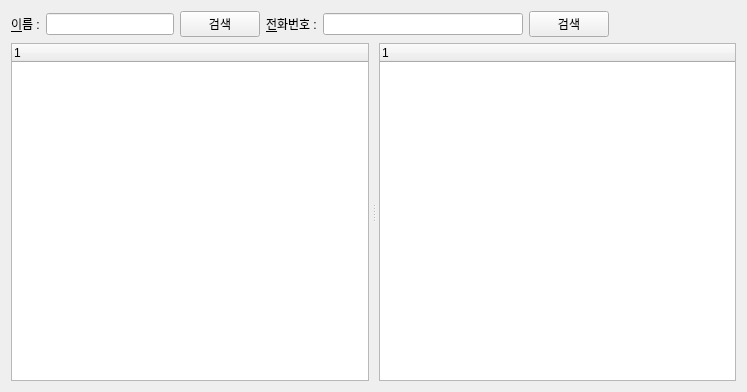
<?xml version="1.0" encoding="UTF-8"?>
<ui version="4.0">
 <class>MainWidget</class>
 <widget class="QWidget" name="MainWidget">
  <property name="geometry">
   <rect>
    <x>0</x>
    <y>0</y>
    <width>747</width>
    <height>392</height>
   </rect>
  </property>
  <property name="windowTitle">
   <string>MainWidget</string>
  </property>
  <layout class="QGridLayout" name="gridLayout">
   <item row="1" column="0">
    <widget class="QSplitter" name="splitter">
     <property name="orientation">
      <enum>Qt::Horizontal</enum>
     </property>
     <property name="handleWidth">
      <number>10</number>
     </property>
     <widget class="QTreeWidget" name="client_treeWidget">
      <column>
       <property name="text">
        <string notr="true">1</string>
       </property>
      </column>
     </widget>
     <widget class="QTreeWidget" name="operation_treeWidget">
      <column>
       <property name="text">
        <string notr="true">1</string>
       </property>
      </column>
     </widget>
    </widget>
   </item>
   <item row="0" column="0">
    <layout class="QHBoxLayout" name="horizontalLayout">
     <item>
      <widget class="QLabel" name="name_label">
       <property name="text">
        <string>&amp;이름 :</string>
       </property>
       <property name="buddy">
        <cstring>name_lineEdit</cstring>
       </property>
      </widget>
     </item>
     <item>
      <widget class="QLineEdit" name="name_lineEdit">
       <property name="minimumSize">
        <size>
         <width>100</width>
         <height>0</height>
        </size>
       </property>
       <property name="maximumSize">
        <size>
         <width>300</width>
         <height>16777215</height>
        </size>
       </property>
      </widget>
     </item>
     <item>
      <widget class="QPushButton" name="name_pushButton">
       <property name="text">
        <string>검색</string>
       </property>
      </widget>
     </item>
     <item>
      <widget class="QLabel" name="phoneNumber_label">
       <property name="text">
        <string>&amp;전화번호 :</string>
       </property>
       <property name="buddy">
        <cstring>phoneNumber_lineEdit</cstring>
       </property>
      </widget>
     </item>
     <item>
      <widget class="QLineEdit" name="phoneNumber_lineEdit">
       <property name="minimumSize">
        <size>
         <width>200</width>
         <height>0</height>
        </size>
       </property>
       <property name="maximumSize">
        <size>
         <width>300</width>
         <height>16777215</height>
        </size>
       </property>
      </widget>
     </item>
     <item>
      <widget class="QPushButton" name="phoneNumber_pushButton">
       <property name="text">
        <string>검색</string>
       </property>
      </widget>
     </item>
     <item>
      <spacer name="horizontalSpacer">
       <property name="orientation">
        <enum>Qt::Horizontal</enum>
       </property>
       <property name="sizeHint" stdset="0">
        <size>
         <width>13</width>
         <height>20</height>
        </size>
       </property>
      </spacer>
     </item>
    </layout>
   </item>
  </layout>
 </widget>
 <layoutdefault spacing="6" margin="11"/>
 <resources/>
 <connections/>
</ui>
